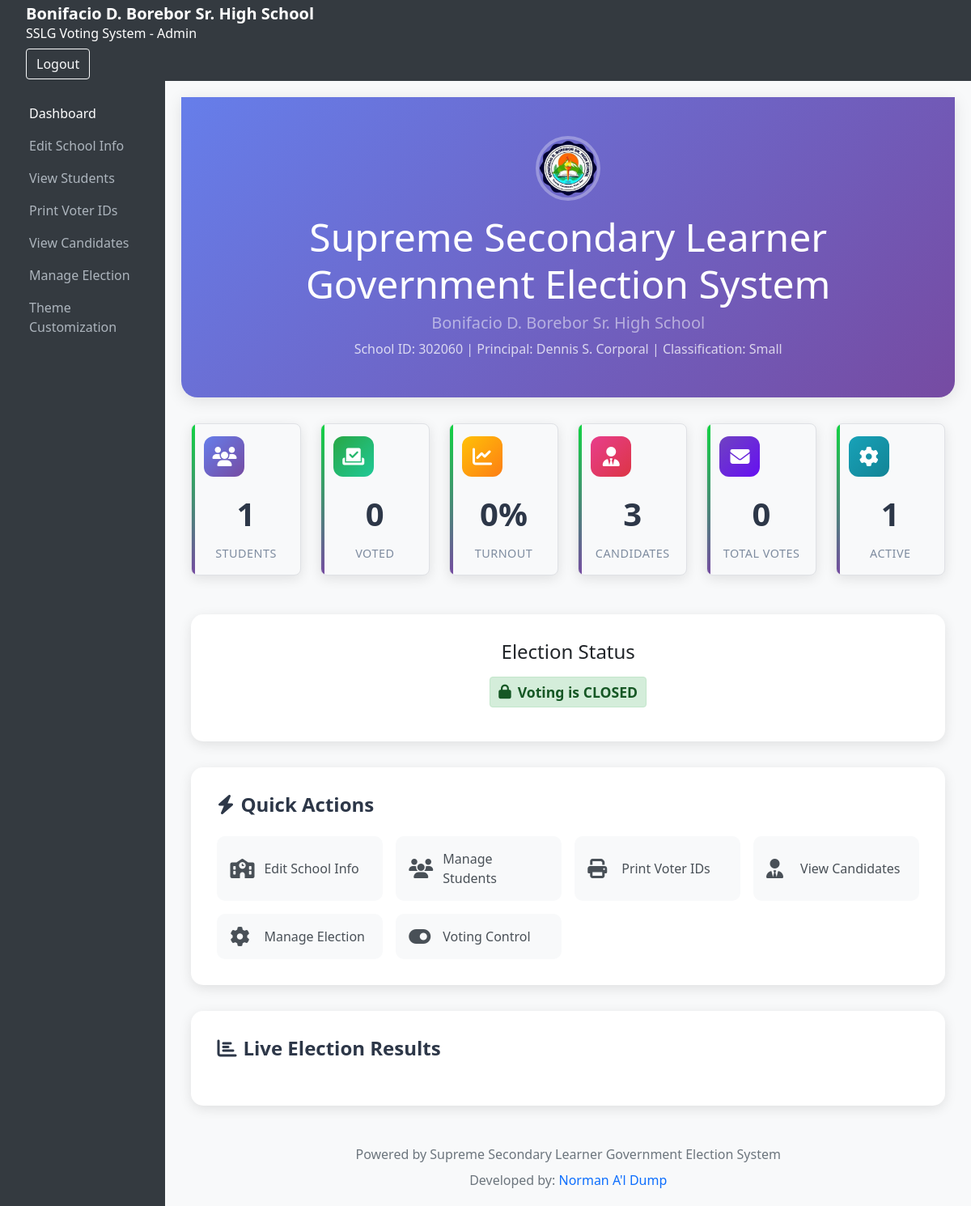
/admin/index.php (signed in), run on the app's committed database.
### tables this page shows
CREATE TABLE school_info (
            id INTEGER PRIMARY KEY AUTOINCREMENT,
            school_name TEXT NOT NULL DEFAULT 'Supreme Secondary Learner Government',
            school_address TEXT,
            school_logo TEXT,
            contact_email TEXT,
            contact_phone TEXT,
            created_at TEXT DEFAULT CURRENT_TIMESTAMP,
            updated_at TEXT DEFAULT CURRENT_TIMESTAMP
        , school_id_no TEXT DEFAULT NULL, principal_name TEXT DEFAULT NULL, logo_path TEXT);

### admin/index.php (the view, shortened to what this page needs)
<?php
$db = getDBConnection();
$election_status = $db->query("SELECT is_open FROM election_settings ORDER BY id DESC LIMIT 1")->fetch();
$voting_closed = $election_status['is_open'] == 0;
$db = getDBConnection();
$school_info = $db->query("SELECT * FROM school_info LIMIT 1")->fetch();
$election_settings = $db->query("SELECT logo_path, theme_color FROM election_settings ORDER BY id DESC LIMIT 1")->fetch();
$settings = [
    'school_name' => $school_info['school_name'] ?? 'Sample High School',
    'school_id' => $school_info['school_id_no'] ?? 'SHS-2026',
    'principal' => $school_info['principal_name'] ?? 'Dr. Juan Santos',
    'logo_path' => $election_settings['logo_path'] ?? '../assets/images/logo_1770105233.png',
    'theme_color' => $election_settings['theme_color'] ?? '#343a40',
    'school_classification' => 'Small'
];
$school_level = $settings['school_level'] ?? 'Junior High School';
if ($school_level === 'Elementary') {
    $system_title = "Supreme Elementary Learner Government Election System";
} else {
    $system_title = "Supreme Secondary Learner Government Election System";
}
$db = getDBConnection();
$total_students = $db->query("SELECT COUNT(*) FROM users WHERE role = 'voter'")->fetchColumn();
$voted_students = $db->query("SELECT COUNT(DISTINCT voter_id) FROM votes")->fetchColumn();
$turnout = $total_students > 0 ? round(($voted_students / $total_students) * 100, 2) : 0;
$total_candidates = $db->query("SELECT COUNT(*) FROM candidates")->fetchColumn();
$total_votes = $db->query("SELECT COUNT(*) FROM votes")->fetchColumn();
include '../includes/admin_header.php';
include '../includes/admin_sidebar.php';
?>
<div class="admin-content">
    <div class="dashboard-header">
        <div class="container text-center">
            <?php if (file_exists($settings['logo_path'])): ?>
                <img src="<?= $settings['logo_path'] ?>" alt="School Logo" class="school-logo mb-3">
            <?php else: ?>
                <div class="school-logo bg-white d-inline-flex align-items-center justify-content-center mb-3" style="color: #667eea; font-weight: bold; font-size: 1.5em;">LOGO</div>
            <?php endif; ?>
            <h1 class="display-5 mb-2 font-weight-bold"><?= htmlspecialchars($system_title) ?></h1>
            <h2 class="h5 text-white-50 mb-2"><?= htmlspecialchars($settings['school_name']) ?></h2>
            <p class="mb-0 opacity-75">School ID: <?= htmlspecialchars($settings['school_id']) ?> | Principal: <?= htmlspecialchars($settings['principal']) ?> | Classification: <?= htmlspecialchars($settings['school_classification']) ?></p>
        </div>
    </div>
    <div class="container-fluid">
        <div class="row mb-4">
            <div class="col-lg-2 col-md-4 col-sm-6">
                <div class="stat-card students">
                    <div class="stat-icon">
                        <i class="fas fa-users"></i>
                    </div>
                    <div class="stat-value"><?= $total_students ?></div>
                    <div class="stat-label">Students</div>
                </div>
            </div>
            <div class="col-lg-2 col-md-4 col-sm-6">
                <div class="stat-card voted">
                    <div class="stat-icon">
                        <i class="fas fa-vote-yea"></i>
                    </div>
                    <div class="stat-value"><?= $voted_students ?></div>
                    <div class="stat-label">Voted</div>
                </div>
            </div>
            <div class="col-lg-2 col-md-4 col-sm-6">
                <div class="stat-card turnout">
                    <div class="stat-icon">
                        <i class="fas fa-chart-line"></i>
                    </div>
                    <div class="stat-value"><?= $turnout ?>%</div>
                    <div class="stat-label">Turnout</div>
                </div>
            </div>
            <div class="col-lg-2 col-md-4 col-sm-6">
                <div class="stat-card candidates">
                    <div class="stat-icon">
                        <i class="fas fa-user-tie"></i>
                    </div>
                    <div class="stat-value"><?= $total_candidates ?></div>
                    <div class="stat-label">Candidates</div>
                </div>
            </div>
            <div class="col-lg-2 col-md-4 col-sm-6">
                <div class="stat-card votes">
                    <div class="stat-icon">
                        <i class="fas fa-envelope"></i>
                    </div>
                    <div class="stat-value"><?= $total_votes ?></div>
                    <div class="stat-label">Total Votes</div>
                </div>
            </div>
            <div class="col-lg-2 col-md-4 col-sm-6">
                <div class="stat-card">
                    <div class="stat-icon" style="background: linear-gradient(135deg, #17a2b8, #138496); color: white;">
                        <i class="fas fa-cog"></i>
                    </div>
                    <div class="stat-value">
                        <?php
                        $active_students = $db->query("SELECT COUNT(*) FROM users WHERE role = 'voter' AND is_active = 1")->fetchColumn();
                        echo $active_students;
                        ?>
                    </div>
                    <div class="stat-label">Active</div>
                </div>
            </div>
        </div>
        <div class="voting-status">
            <h4 class="mb-3">Election Status</h4>
            <?php if ($voting_closed): ?>
                <div class="status-indicator status-closed">
                    <i class="fas fa-lock me-2"></i>
                    Voting is CLOSED
                </div>
            <?php endif; ?>
        </div>
        <div class="quick-actions">
            <h4><i class="fas fa-bolt me-2"></i>Quick Actions</h4>
            <div class="action-grid">
                <a href="school.php" class="action-btn">
                    <i class="fas fa-school"></i>
                    <span>Edit School Info</span>
                </a>
                <a href="students.php" class="action-btn">
                    <i class="fas fa-users"></i>
                    <span>Manage Students</span>
                </a>
                <a href="print_ids.php" class="action-btn">
                    <i class="fas fa-print"></i>
                    <span>Print Voter IDs</span>
                </a>
                <a href="candidates.php" class="action-btn">
                    <i class="fas fa-user-tie"></i>
                    <span>View Candidates</span>
                </a>
                <a href="election.php" class="action-btn">
                    <i class="fas fa-cog"></i>
                    <span>Manage Election</span>
                </a>
                <a href="../admin_login.php" class="action-btn">
                    <i class="fas fa-toggle-on"></i>
                    <span>Voting Control</span>
                </a>
            </div>
        </div>
        <div class="results-section">
            <h4><i class="fas fa-chart-bar me-2"></i>Live Election Results</h4>
        </div>
        <div class="text-center mt-5 text-muted">
            <p class="mb-2">Powered by <?= htmlspecialchars($system_title) ?></p>
            <p class="mb-0">Developed by: <a href="https://www.facebook.com/Dealca27" target="_blank" class="text-primary text-decoration-none">Norman A'l Dump</a></p>
        </div>
    </div>
</div>
<?php
include '../includes/admin_footer.php';
?>

### assets/css/style.css (style rules this page uses)
body { font-family: 'Segoe UI', Tahoma, Geneva, Verdana, sans-serif; background-color: #f8f9fa; }
.stat-label { font-size: 0.9em; opacity: 0.9; }

### assets/css/admin_style.css (style rules this page uses)
body { background-color: #f8f9fa; }
.admin-content h2 { margin-bottom: 20px; }

### includes/admin_header.php (style rules this page uses)
.admin-content .stat-card { background: #f8f9fa; padding: 15px; border-radius: 8px; text-align: center; border: 1px solid #dfe1e5; }
.admin-content .stat-value { font-size: 1.8em; font-weight: bold; color: #202124; display: block; }
.admin-content .stat-label { font-size: 0.8em; color: #5f6368; }
.admin-content .status-indicator { background: #d4edda; color: #155724; padding: 5px 10px; border-radius: 4px; font-weight: bold; margin-bottom: 10px; border: 1px solid #c3e6cb; }

### data on the page
school_info: school_name "Bonifacio D. Borebor Sr. High School", school_id_no "302060", principal_name "Dennis S. Corporal"

### other printed values
SCHOOL_NAME "Bonifacio D. Borebor Sr. High School"
$system_title "Supreme Secondary Learner Government Election System"
$settings['school_classification'] "Small"
$total_students "1"
$voted_students "0"
$turnout "0"
$total_candidates "3"
$total_votes "0"
$active_students "1"
